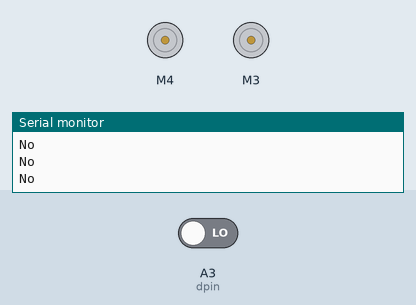
This sketch was run on a simulated Arduino Uno, built with avr-gcc and run on an emulated ATmega328P. Parts: 2 × DC motor (green arrow = forward, orange = backward, longer = faster), the last lines printed to the serial monitor. The inputs (shaded band) are chosen by the test bench; at power-on: A3 (dpin) LOW.

Above: at 1.2 s.
1.3 s: A3 (dpin) driven HIGH
At 2.5 s:
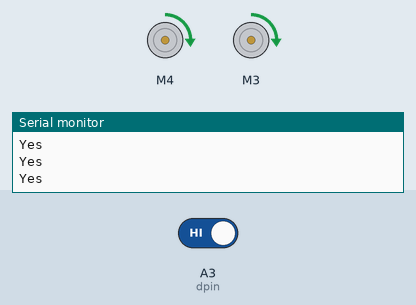
2.8 s: A3 (dpin) driven LOW
At 3.8 s:
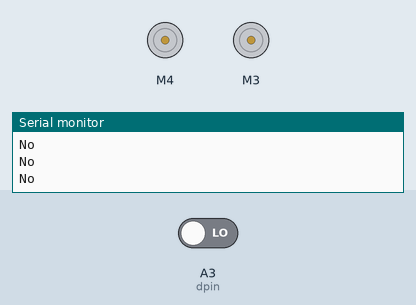
Timing chart, 0 to 5.8 s (numbered marks = the images above; inputs shaded):
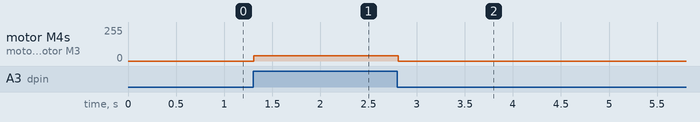

Measured:
- after the input at 1.3 s, motor M4, motor M3: stopped → forward 40/255 at once
- after the input at 2.8 s, motor M4, motor M3: forward 40/255 → stopped at once

The sketch:

ProximBot.ino
```cpp
#include <Adafruit_MotorShield.h>


Adafruit_MotorShield AFMS = Adafruit_MotorShield();

Adafruit_DCMotor *leftMotor = AFMS.getMotor(4);
// Set up the right motor on port M3
Adafruit_DCMotor *rightMotor = AFMS.getMotor(3);
int dpin = A3;

void setup() {
  Serial.begin(9600);
  AFMS.begin();  // create with the default frequency 1.6KHz
}

void loop() {
  if (digitalRead(dpin) == HIGH){
    Serial.println("Yes");
    leftMotor->setSpeed(40);
    rightMotor->setSpeed(40);

  }
  if (digitalRead(dpin) == LOW){
    Serial.println("No");
    leftMotor->setSpeed(0);
    rightMotor->setSpeed(0);
  }
  leftMotor->run(FORWARD);
  rightMotor->run(FORWARD);
}
```
